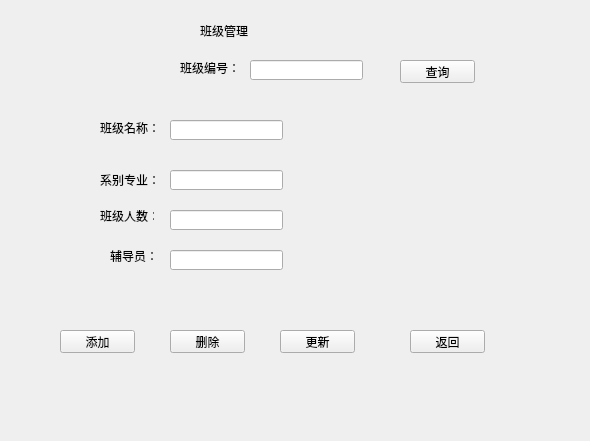
<?xml version="1.0" encoding="UTF-8"?>
<ui version="4.0">
 <class>classmanage</class>
 <widget class="QWidget" name="classmanage">
  <property name="geometry">
   <rect>
    <x>0</x>
    <y>0</y>
    <width>590</width>
    <height>441</height>
   </rect>
  </property>
  <property name="windowTitle">
   <string>Form</string>
  </property>
  <widget class="QLabel" name="label">
   <property name="geometry">
    <rect>
     <x>200</x>
     <y>15</y>
     <width>131</width>
     <height>31</height>
    </rect>
   </property>
   <property name="styleSheet">
    <string notr="true">font: 20pt &quot;Arial&quot;;</string>
   </property>
   <property name="text">
    <string>班级管理</string>
   </property>
  </widget>
  <widget class="QLabel" name="label_2">
   <property name="geometry">
    <rect>
     <x>180</x>
     <y>60</y>
     <width>61</width>
     <height>16</height>
    </rect>
   </property>
   <property name="text">
    <string>班级编号：</string>
   </property>
  </widget>
  <widget class="QLabel" name="label_3">
   <property name="geometry">
    <rect>
     <x>100</x>
     <y>120</y>
     <width>61</width>
     <height>16</height>
    </rect>
   </property>
   <property name="text">
    <string>班级名称：</string>
   </property>
  </widget>
  <widget class="QLabel" name="label_4">
   <property name="geometry">
    <rect>
     <x>100</x>
     <y>170</y>
     <width>61</width>
     <height>20</height>
    </rect>
   </property>
   <property name="text">
    <string>系别专业：</string>
   </property>
  </widget>
  <widget class="QLabel" name="label_5">
   <property name="geometry">
    <rect>
     <x>100</x>
     <y>210</y>
     <width>54</width>
     <height>12</height>
    </rect>
   </property>
   <property name="text">
    <string>班级人数：</string>
   </property>
  </widget>
  <widget class="QLabel" name="label_6">
   <property name="geometry">
    <rect>
     <x>110</x>
     <y>250</y>
     <width>54</width>
     <height>12</height>
    </rect>
   </property>
   <property name="text">
    <string>辅导员：</string>
   </property>
  </widget>
  <widget class="QLineEdit" name="class_classIDlineEdit">
   <property name="geometry">
    <rect>
     <x>250</x>
     <y>60</y>
     <width>113</width>
     <height>20</height>
    </rect>
   </property>
  </widget>
  <widget class="QLineEdit" name="class_classnamelineEdit">
   <property name="geometry">
    <rect>
     <x>170</x>
     <y>120</y>
     <width>113</width>
     <height>20</height>
    </rect>
   </property>
  </widget>
  <widget class="QLineEdit" name="class_majorlineEdit">
   <property name="geometry">
    <rect>
     <x>170</x>
     <y>170</y>
     <width>113</width>
     <height>20</height>
    </rect>
   </property>
  </widget>
  <widget class="QLineEdit" name="class_membernumlineEdit">
   <property name="geometry">
    <rect>
     <x>170</x>
     <y>210</y>
     <width>113</width>
     <height>20</height>
    </rect>
   </property>
  </widget>
  <widget class="QLineEdit" name="instructorlineEdit">
   <property name="geometry">
    <rect>
     <x>170</x>
     <y>250</y>
     <width>113</width>
     <height>20</height>
    </rect>
   </property>
  </widget>
  <widget class="QPushButton" name="class_querypushButton">
   <property name="geometry">
    <rect>
     <x>400</x>
     <y>60</y>
     <width>75</width>
     <height>23</height>
    </rect>
   </property>
   <property name="text">
    <string>查询</string>
   </property>
  </widget>
  <widget class="QPushButton" name="class_addpushButton">
   <property name="geometry">
    <rect>
     <x>60</x>
     <y>330</y>
     <width>75</width>
     <height>23</height>
    </rect>
   </property>
   <property name="text">
    <string>添加</string>
   </property>
  </widget>
  <widget class="QPushButton" name="class_deletepushButton">
   <property name="geometry">
    <rect>
     <x>170</x>
     <y>330</y>
     <width>75</width>
     <height>23</height>
    </rect>
   </property>
   <property name="text">
    <string>删除</string>
   </property>
  </widget>
  <widget class="QPushButton" name="class_upadatepushButton">
   <property name="geometry">
    <rect>
     <x>280</x>
     <y>330</y>
     <width>75</width>
     <height>23</height>
    </rect>
   </property>
   <property name="text">
    <string>更新</string>
   </property>
  </widget>
  <widget class="QPushButton" name="class_backpushButton">
   <property name="geometry">
    <rect>
     <x>410</x>
     <y>330</y>
     <width>75</width>
     <height>23</height>
    </rect>
   </property>
   <property name="text">
    <string>返回</string>
   </property>
  </widget>
 </widget>
 <resources/>
 <connections/>
</ui>
